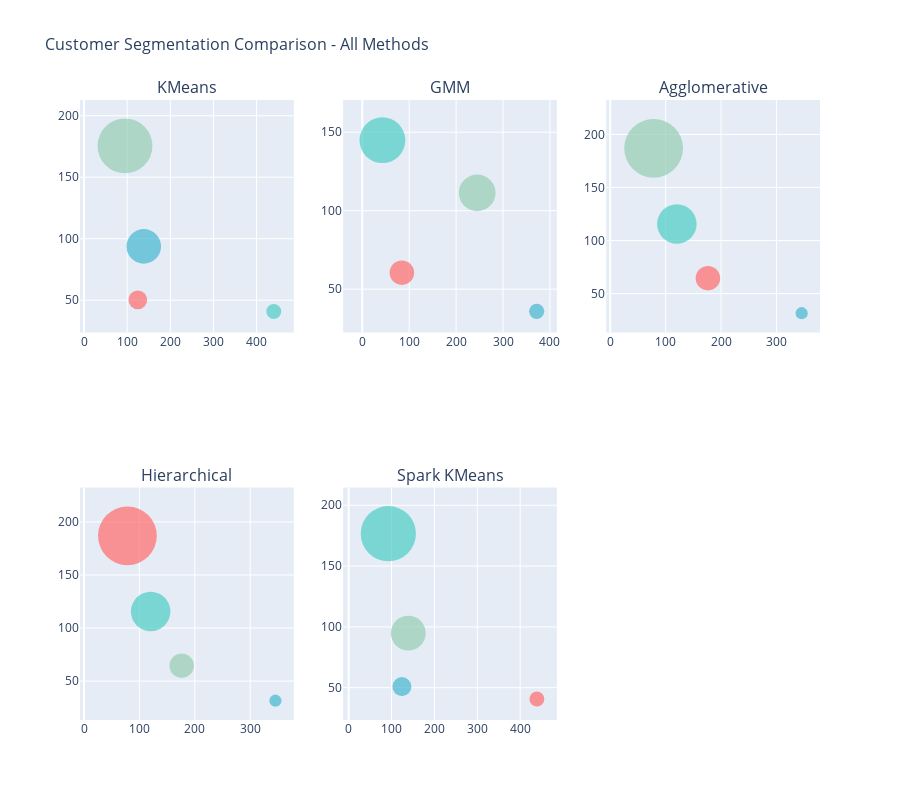

Notebook source saved alongside this figure:
### Code cell
# Optimized function to create scatter plots for all clustering methods
def create_method_comparison_plots():
    """
    Create scatter plots comparing all clustering methods
    """
    # Define method mappings
    method_mappings = {
        'KMeans': 'cluster_kmeans',
        'GMM': 'cluster_gmm', 
        'Agglomerative': 'cluster_agg',
        'Hierarchical': 'cluster_hier',
        'Spark KMeans': 'cluster_spark'
    }
    
    # Create subplots
    fig = make_subplots(
        rows=2, cols=3,
        subplot_titles=list(method_mappings.keys()),
        specs=[[{"type": "scatter"}, {"type": "scatter"}, {"type": "scatter"}],
               [{"type": "scatter"}, {"type": "scatter"}, {"type": "scatter"}]]
    )
    
    colors = ['#FF6B6B', '#4ECDC4', '#45B7D1', '#96CEB4', '#FECA57', '#FF9FF3']
    
    row_col_pairs = [(1,1), (1,2), (1,3), (2,1), (2,2)]
    
    for idx, (method_name, cluster_col) in enumerate(method_mappings.items()):
        if idx < len(row_col_pairs):
            row, col = row_col_pairs[idx]
            
            # Create profile for this method
            method_profile = customer_features.groupby(cluster_col).agg({
                "Recency": "mean",
                "Frequency": "mean", 
                "Monetary": "mean",
                "Member_number": "count"
            }).reset_index()
            
            # Add scatter plot
            for cluster_idx, cluster_row in method_profile.iterrows():
                fig.add_trace(
                    go.Scatter(
                        x=[cluster_row['Recency']],
                        y=[cluster_row['Monetary']],
                        mode='markers',
                        marker=dict(
                            size=cluster_row['Frequency']*3,
                            color=colors[cluster_idx % len(colors)],
                            opacity=0.7
                        ),
                        name=f"Cluster {cluster_row[cluster_col]}",
                        showlegend=False
                    ),
                    row=row, col=col
                )
    fig.update_layout(
        height=800,
        title_text="Customer Segmentation Comparison - All Methods",
        title_font_size=16,
        showlegend=True
    )

    
    return fig


# Import required plotly modules
from plotly.subplots import make_subplots
import plotly.graph_objects as go

# Create and display comparison plots
comparison_fig = create_method_comparison_plots()
comparison_fig.show()

### Figure 1 — Plotly figure (JSON) as saved in the notebook; plotly's stock layout.template omitted (floating-point values rounded to 4 significant figures)
{"data": [{"marker": {"color": "#FF6B6B", "opacity": 0.7, "size": 18.8}, "mode": "markers", "name": "Cluster 0.0", "showlegend": false, "type": "scatter", "x": [124.6], "xaxis": "x", "y": [50.31], "yaxis": "y"}, {"marker": {"color": "#4ECDC4", "opacity": 0.7, "size": 14.93}, "mode": "markers", "name": "Cluster 1.0", "showlegend": false, "type": "scatter", "x": [439.9], "xaxis": "x", "y": [40.76], "yaxis": "y"}, {"marker": {"color": "#45B7D1", "opacity": 0.7, "size": 34.58}, "mode": "markers", "name": "Cluster 2.0", "showlegend": false, "type": "scatter", "x": [138.4], "xaxis": "x", "y": [93.76], "yaxis": "y"}, {"marker": {"color": "#96CEB4", "opacity": 0.7, "size": 54.89}, "mode": "markers", "name": "Cluster 3.0", "showlegend": false, "type": "scatter", "x": [94.88], "xaxis": "x", "y": [175.4], "yaxis": "y"}, {"marker": {"color": "#FF6B6B", "opacity": 0.7, "size": 24.57}, "mode": "markers", "name": "Cluster 0.0", "showlegend": false, "type": "scatter", "x": [84.39], "xaxis": "x2", "y": [60.5], "yaxis": "y2"}, {"marker": {"color": "#4ECDC4", "opacity": 0.7, "size": 45.77}, "mode": "markers", "name": "Cluster 1.0", "showlegend": false, "type": "scatter", "x": [42.9], "xaxis": "x2", "y": [144.9], "yaxis": "y2"}, {"marker": {"color": "#45B7D1", "opacity": 0.7, "size": 15.23}, "mode": "markers", "name": "Cluster 2.0", "showlegend": false, "type": "scatter", "x": [371.8], "xaxis": "x2", "y": [35.86], "yaxis": "y2"}, {"marker": {"color": "#96CEB4", "opacity": 0.7, "size": 36.73}, "mode": "markers", "name": "Cluster 3.0", "showlegend": false, "type": "scatter", "x": [245.0], "xaxis": "x2", "y": [111.4], "yaxis": "y2"}, {"marker": {"color": "#FF6B6B", "opacity": 0.7, "size": 24.49}, "mode": "markers", "name": "Cluster 0.0", "showlegend": false, "type": "scatter", "x": [176.3], "xaxis": "x3", "y": [64.49], "yaxis": "y3"}, {"marker": {"color": "#4ECDC4", "opacity": 0.7, "size": 39.55}, "mode": "markers", "name": "Cluster 1.0", "showlegend": false, "type": "scatter", "x": [120.3], "xaxis": "x3", "y": [115.5], "yaxis": "y3"}, {"marker": {"color": "#45B7D1", "opacity": 0.7, "size": 12.25}, "mode": "markers", "name": "Cluster 2.0", "showlegend": false, "type": "scatter", "x": [345.5], "xaxis": "x3", "y": [31.5], "yaxis": "y3"}, {"marker": {"color": "#96CEB4", "opacity": 0.7, "size": 58.75}, "mode": "markers", "name": "Cluster 3.0", "showlegend": false, "type": "scatter", "x": [78.35], "xaxis": "x3", "y": [186.9], "yaxis": "y3"}, {"marker": {"color": "#FF6B6B", "opacity": 0.7, "size": 58.75}, "mode": "markers", "name": "Cluster 1.0", "showlegend": false, "type": "scatter", "x": [78.35], "xaxis": "x4", "y": [186.9], "yaxis": "y4"}, {"marker": {"color": "#4ECDC4", "opacity": 0.7, "size": 39.55}, "mode": "markers", "name": "Cluster 2.0", "showlegend": false, "type": "scatter", "x": [120.3], "xaxis": "x4", "y": [115.5], "yaxis": "y4"}, {"marker": {"color": "#45B7D1", "opacity": 0.7, "size": 12.25}, "mode": "markers", "name": "Cluster 3.0", "showlegend": false, "type": "scatter", "x": [345.5], "xaxis": "x4", "y": [31.5], "yaxis": "y4"}, {"marker": {"color": "#96CEB4", "opacity": 0.7, "size": 24.49}, "mode": "markers", "name": "Cluster 4.0", "showlegend": false, "type": "scatter", "x": [176.3], "xaxis": "x4", "y": [64.49], "yaxis": "y4"}, {"marker": {"color": "#FF6B6B", "opacity": 0.7, "size": 14.9}, "mode": "markers", "name": "Cluster 0.0", "showlegend": false, "type": "scatter", "x": [438.9], "xaxis": "x5", "y": [40.61], "yaxis": "y5"}, {"marker": {"color": "#4ECDC4", "opacity": 0.7, "size": 55.22}, "mode": "markers", "name": "Cluster 1.0", "showlegend": false, "type": "scatter", "x": [92.54], "xaxis": "x5", "y": [176.7], "yaxis": "y5"}, {"marker": {"color": "#45B7D1", "opacity": 0.7, "size": 19.04}, "mode": "markers", "name": "Cluster 2.0", "showlegend": false, "type": "scatter", "x": [124.2], "xaxis": "x5", "y": [50.83], "yaxis": "y5"}, {"marker": {"color": "#96CEB4", "opacity": 0.7, "size": 34.86}, "mode": "markers", "name": "Cluster 3.0", "showlegend": false, "type": "scatter", "x": [139.1], "xaxis": "x5", "y": [94.84], "yaxis": "y5"}], "layout": {"annotations": [{"font": {"size": 16}, "showarrow": false, "text": "KMeans", "x": 0.1444, "xanchor": "center", "xref": "paper", "y": 1, "yanchor": "bottom", "yref": "paper"}, {"font": {"size": 16}, "showarrow": false, "text": "GMM", "x": 0.5, "xanchor": "center", "xref": "paper", "y": 1, "yanchor": "bottom", "yref": "paper"}, {"font": {"size": 16}, "showarrow": false, "text": "Agglomerative", "x": 0.8556, "xanchor": "center", "xref": "paper", "y": 1, "yanchor": "bottom", "yref": "paper"}, {"font": {"size": 16}, "showarrow": false, "text": "Hierarchical", "x": 0.1444, "xanchor": "center", "xref": "paper", "y": 0.375, "yanchor": "bottom", "yref": "paper"}, {"font": {"size": 16}, "showarrow": false, "text": "Spark KMeans", "x": 0.5, "xanchor": "center", "xref": "paper", "y": 0.375, "yanchor": "bottom", "yref": "paper"}], "height": 800, "showlegend": true, "title": {"font": {"size": 16}, "text": "Customer Segmentation Comparison - All Methods"}, "xaxis": {"anchor": "y", "domain": [0, 0.2889]}, "xaxis2": {"anchor": "y2", "domain": [0.3556, 0.6444]}, "xaxis3": {"anchor": "y3", "domain": [0.7111, 1]}, "xaxis4": {"anchor": "y4", "domain": [0, 0.2889]}, "xaxis5": {"anchor": "y5", "domain": [0.3556, 0.6444]}, "xaxis6": {"anchor": "y6", "domain": [0.7111, 1]}, "yaxis": {"anchor": "x", "domain": [0.625, 1]}, "yaxis2": {"anchor": "x2", "domain": [0.625, 1]}, "yaxis3": {"anchor": "x3", "domain": [0.625, 1]}, "yaxis4": {"anchor": "x4", "domain": [0, 0.375]}, "yaxis5": {"anchor": "x5", "domain": [0, 0.375]}, "yaxis6": {"anchor": "x6", "domain": [0, 0.375]}}}
